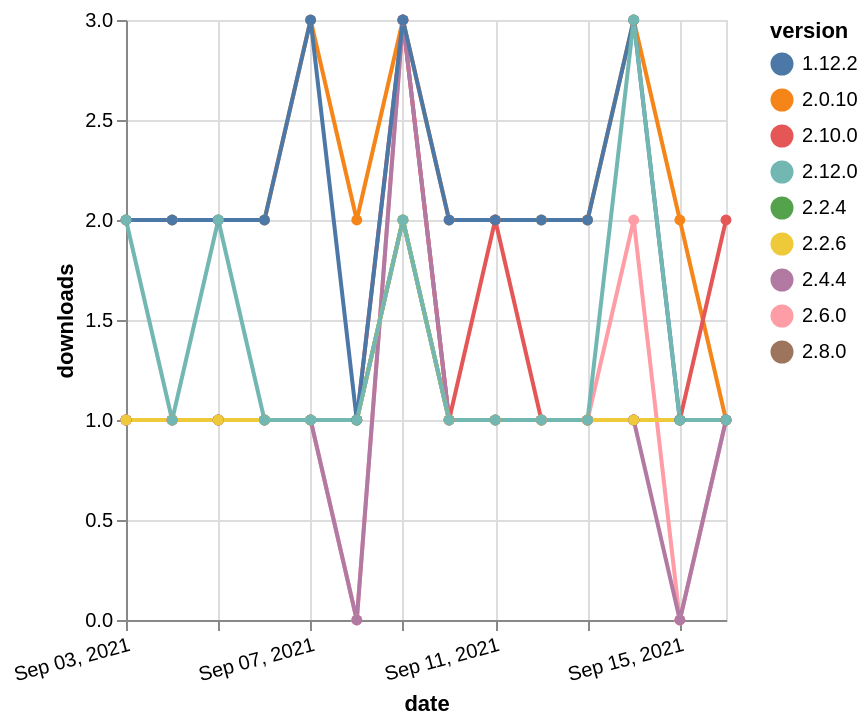

Describe this chart as a Vega-Lite specification.
### Vega-Lite specification from a JSON file in a GitHub repository (floating-point values rounded to 4 significant figures)
{"$schema": "https://vega.github.io/schema/vega-lite/v5.json", "description": "A simple bar chart with embedded data.", "data": {"values": [{"date": "2021-09-03", "total": 2328, "delta": 2, "version": "2.0.10"}, {"date": "2021-09-04", "total": 2330, "delta": 2, "version": "2.0.10"}, {"date": "2021-09-05", "total": 2332, "delta": 2, "version": "2.0.10"}, {"date": "2021-09-06", "total": 2334, "delta": 2, "version": "2.0.10"}, {"date": "2021-09-07", "total": 2337, "delta": 3, "version": "2.0.10"}, {"date": "2021-09-08", "total": 2339, "delta": 2, "version": "2.0.10"}, {"date": "2021-09-09", "total": 2342, "delta": 3, "version": "2.0.10"}, {"date": "2021-09-10", "total": 2344, "delta": 2, "version": "2.0.10"}, {"date": "2021-09-11", "total": 2346, "delta": 2, "version": "2.0.10"}, {"date": "2021-09-12", "total": 2348, "delta": 2, "version": "2.0.10"}, {"date": "2021-09-13", "total": 2350, "delta": 2, "version": "2.0.10"}, {"date": "2021-09-14", "total": 2353, "delta": 3, "version": "2.0.10"}, {"date": "2021-09-15", "total": 2355, "delta": 2, "version": "2.0.10"}, {"date": "2021-09-16", "total": 2356, "delta": 1, "version": "2.0.10"}, {"date": "2021-09-03", "total": 174, "delta": 1, "version": "2.8.0"}, {"date": "2021-09-04", "total": 175, "delta": 1, "version": "2.8.0"}, {"date": "2021-09-05", "total": 176, "delta": 1, "version": "2.8.0"}, {"date": "2021-09-06", "total": 177, "delta": 1, "version": "2.8.0"}, {"date": "2021-09-07", "total": 178, "delta": 1, "version": "2.8.0"}, {"date": "2021-09-08", "total": 179, "delta": 1, "version": "2.8.0"}, {"date": "2021-09-09", "total": 181, "delta": 2, "version": "2.8.0"}, {"date": "2021-09-10", "total": 182, "delta": 1, "version": "2.8.0"}, {"date": "2021-09-11", "total": 183, "delta": 1, "version": "2.8.0"}, {"date": "2021-09-12", "total": 184, "delta": 1, "version": "2.8.0"}, {"date": "2021-09-13", "total": 185, "delta": 1, "version": "2.8.0"}, {"date": "2021-09-14", "total": 186, "delta": 1, "version": "2.8.0"}, {"date": "2021-09-15", "total": 187, "delta": 1, "version": "2.8.0"}, {"date": "2021-09-16", "total": 188, "delta": 1, "version": "2.8.0"}, {"date": "2021-09-03", "total": 264, "delta": 1, "version": "2.2.4"}, {"date": "2021-09-04", "total": 265, "delta": 1, "version": "2.2.4"}, {"date": "2021-09-05", "total": 266, "delta": 1, "version": "2.2.4"}, {"date": "2021-09-06", "total": 267, "delta": 1, "version": "2.2.4"}, {"date": "2021-09-07", "total": 268, "delta": 1, "version": "2.2.4"}, {"date": "2021-09-08", "total": 269, "delta": 1, "version": "2.2.4"}, {"date": "2021-09-09", "total": 271, "delta": 2, "version": "2.2.4"}, {"date": "2021-09-10", "total": 272, "delta": 1, "version": "2.2.4"}, {"date": "2021-09-11", "total": 273, "delta": 1, "version": "2.2.4"}, {"date": "2021-09-12", "total": 274, "delta": 1, "version": "2.2.4"}, {"date": "2021-09-13", "total": 275, "delta": 1, "version": "2.2.4"}, {"date": "2021-09-14", "total": 276, "delta": 1, "version": "2.2.4"}, {"date": "2021-09-15", "total": 277, "delta": 1, "version": "2.2.4"}, {"date": "2021-09-16", "total": 278, "delta": 1, "version": "2.2.4"}, {"date": "2021-09-03", "total": 200, "delta": 1, "version": "2.6.0"}, {"date": "2021-09-04", "total": 201, "delta": 1, "version": "2.6.0"}, {"date": "2021-09-05", "total": 202, "delta": 1, "version": "2.6.0"}, {"date": "2021-09-06", "total": 203, "delta": 1, "version": "2.6.0"}, {"date": "2021-09-07", "total": 204, "delta": 1, "version": "2.6.0"}, {"date": "2021-09-08", "total": 204, "delta": 0, "version": "2.6.0"}, {"date": "2021-09-09", "total": 207, "delta": 3, "version": "2.6.0"}, {"date": "2021-09-10", "total": 208, "delta": 1, "version": "2.6.0"}, {"date": "2021-09-11", "total": 209, "delta": 1, "version": "2.6.0"}, {"date": "2021-09-12", "total": 210, "delta": 1, "version": "2.6.0"}, {"date": "2021-09-13", "total": 211, "delta": 1, "version": "2.6.0"}, {"date": "2021-09-14", "total": 213, "delta": 2, "version": "2.6.0"}, {"date": "2021-09-15", "total": 213, "delta": 0, "version": "2.6.0"}, {"date": "2021-09-16", "total": 214, "delta": 1, "version": "2.6.0"}, {"date": "2021-09-03", "total": 205, "delta": 1, "version": "2.10.0"}, {"date": "2021-09-04", "total": 206, "delta": 1, "version": "2.10.0"}, {"date": "2021-09-05", "total": 207, "delta": 1, "version": "2.10.0"}, {"date": "2021-09-06", "total": 208, "delta": 1, "version": "2.10.0"}, {"date": "2021-09-07", "total": 209, "delta": 1, "version": "2.10.0"}, {"date": "2021-09-08", "total": 210, "delta": 1, "version": "2.10.0"}, {"date": "2021-09-09", "total": 213, "delta": 3, "version": "2.10.0"}, {"date": "2021-09-10", "total": 214, "delta": 1, "version": "2.10.0"}, {"date": "2021-09-11", "total": 216, "delta": 2, "version": "2.10.0"}, {"date": "2021-09-12", "total": 217, "delta": 1, "version": "2.10.0"}, {"date": "2021-09-13", "total": 218, "delta": 1, "version": "2.10.0"}, {"date": "2021-09-14", "total": 219, "delta": 1, "version": "2.10.0"}, {"date": "2021-09-15", "total": 220, "delta": 1, "version": "2.10.0"}, {"date": "2021-09-16", "total": 222, "delta": 2, "version": "2.10.0"}, {"date": "2021-09-03", "total": 211, "delta": 1, "version": "2.4.4"}, {"date": "2021-09-04", "total": 212, "delta": 1, "version": "2.4.4"}, {"date": "2021-09-05", "total": 213, "delta": 1, "version": "2.4.4"}, {"date": "2021-09-06", "total": 214, "delta": 1, "version": "2.4.4"}, {"date": "2021-09-07", "total": 215, "delta": 1, "version": "2.4.4"}, {"date": "2021-09-08", "total": 215, "delta": 0, "version": "2.4.4"}, {"date": "2021-09-09", "total": 218, "delta": 3, "version": "2.4.4"}, {"date": "2021-09-10", "total": 219, "delta": 1, "version": "2.4.4"}, {"date": "2021-09-11", "total": 220, "delta": 1, "version": "2.4.4"}, {"date": "2021-09-12", "total": 221, "delta": 1, "version": "2.4.4"}, {"date": "2021-09-13", "total": 222, "delta": 1, "version": "2.4.4"}, {"date": "2021-09-14", "total": 223, "delta": 1, "version": "2.4.4"}, {"date": "2021-09-15", "total": 223, "delta": 0, "version": "2.4.4"}, {"date": "2021-09-16", "total": 224, "delta": 1, "version": "2.4.4"}, {"date": "2021-09-03", "total": 258, "delta": 1, "version": "2.2.6"}, {"date": "2021-09-04", "total": 259, "delta": 1, "version": "2.2.6"}, {"date": "2021-09-05", "total": 260, "delta": 1, "version": "2.2.6"}, {"date": "2021-09-06", "total": 261, "delta": 1, "version": "2.2.6"}, {"date": "2021-09-07", "total": 262, "delta": 1, "version": "2.2.6"}, {"date": "2021-09-08", "total": 263, "delta": 1, "version": "2.2.6"}, {"date": "2021-09-09", "total": 265, "delta": 2, "version": "2.2.6"}, {"date": "2021-09-10", "total": 266, "delta": 1, "version": "2.2.6"}, {"date": "2021-09-11", "total": 267, "delta": 1, "version": "2.2.6"}, {"date": "2021-09-12", "total": 268, "delta": 1, "version": "2.2.6"}, {"date": "2021-09-13", "total": 269, "delta": 1, "version": "2.2.6"}, {"date": "2021-09-14", "total": 270, "delta": 1, "version": "2.2.6"}, {"date": "2021-09-15", "total": 271, "delta": 1, "version": "2.2.6"}, {"date": "2021-09-16", "total": 272, "delta": 1, "version": "2.2.6"}, {"date": "2021-09-03", "total": 2384, "delta": 2, "version": "1.12.2"}, {"date": "2021-09-04", "total": 2386, "delta": 2, "version": "1.12.2"}, {"date": "2021-09-05", "total": 2388, "delta": 2, "version": "1.12.2"}, {"date": "2021-09-06", "total": 2390, "delta": 2, "version": "1.12.2"}, {"date": "2021-09-07", "total": 2393, "delta": 3, "version": "1.12.2"}, {"date": "2021-09-08", "total": 2394, "delta": 1, "version": "1.12.2"}, {"date": "2021-09-09", "total": 2397, "delta": 3, "version": "1.12.2"}, {"date": "2021-09-10", "total": 2399, "delta": 2, "version": "1.12.2"}, {"date": "2021-09-11", "total": 2401, "delta": 2, "version": "1.12.2"}, {"date": "2021-09-12", "total": 2403, "delta": 2, "version": "1.12.2"}, {"date": "2021-09-13", "total": 2405, "delta": 2, "version": "1.12.2"}, {"date": "2021-09-14", "total": 2408, "delta": 3, "version": "1.12.2"}, {"date": "2021-09-15", "total": 2409, "delta": 1, "version": "1.12.2"}, {"date": "2021-09-16", "total": 2410, "delta": 1, "version": "1.12.2"}, {"date": "2021-09-03", "total": 129, "delta": 2, "version": "2.12.0"}, {"date": "2021-09-04", "total": 130, "delta": 1, "version": "2.12.0"}, {"date": "2021-09-05", "total": 132, "delta": 2, "version": "2.12.0"}, {"date": "2021-09-06", "total": 133, "delta": 1, "version": "2.12.0"}, {"date": "2021-09-07", "total": 134, "delta": 1, "version": "2.12.0"}, {"date": "2021-09-08", "total": 135, "delta": 1, "version": "2.12.0"}, {"date": "2021-09-09", "total": 137, "delta": 2, "version": "2.12.0"}, {"date": "2021-09-10", "total": 138, "delta": 1, "version": "2.12.0"}, {"date": "2021-09-11", "total": 139, "delta": 1, "version": "2.12.0"}, {"date": "2021-09-12", "total": 140, "delta": 1, "version": "2.12.0"}, {"date": "2021-09-13", "total": 141, "delta": 1, "version": "2.12.0"}, {"date": "2021-09-14", "total": 144, "delta": 3, "version": "2.12.0"}, {"date": "2021-09-15", "total": 145, "delta": 1, "version": "2.12.0"}, {"date": "2021-09-16", "total": 146, "delta": 1, "version": "2.12.0"}]}, "width": "container", "mark": {"type": "line", "point": {"filled": true}}, "encoding": {"x": {"field": "date", "type": "temporal", "timeUnit": "yearmonthdate", "title": "date", "axis": {"labelAngle": -15}}, "y": {"field": "delta", "type": "quantitative", "title": "downloads"}, "color": {"field": "version", "type": "nominal"}, "tooltip": {"field": "delta"}}}
